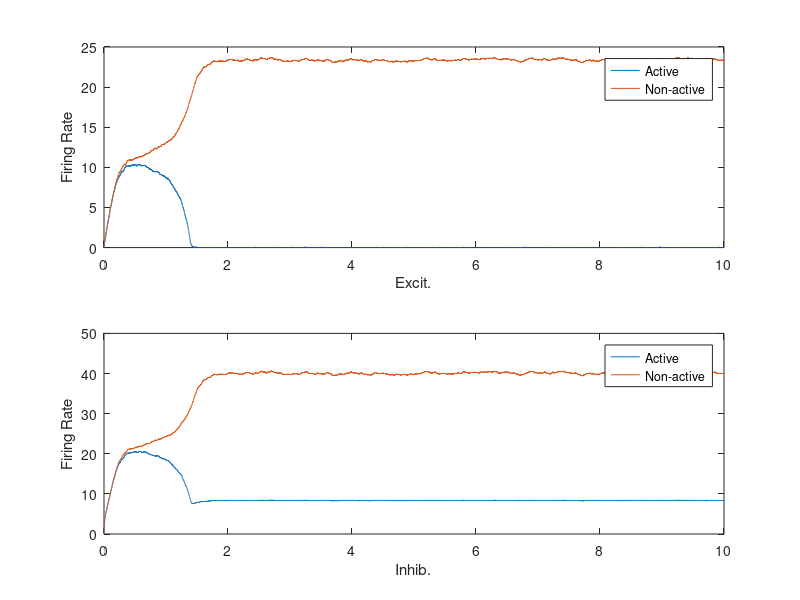

MATLAB code to generate this figure: (Note: this script raises an error after producing the figure.)
% Network with N total inhibition-stabilized excitatory-inhibitory units. 
% M of those pairs we attempt to make "active", and N-M pairs we try to 
% suppress.

%In particular, this simulation displays bistability within a single 
%unit given a quadratic firing rate equation for the inhibitory units

%No WEIX cross connection
%No WIEX cross connection
%nonlinear inhibitory unit Firing rate
%linear excitatory unit Firing rate

clear
N = 2;              %Total excitatory-inhibitory firing rate unit pairs
M = 0;              %Total number of active excitatory-inhibitory firing rate unit pairs           

dt = 0.0001;        %Time step for simulation
tmax = 10;          %Duration of simulation
t = 0:dt:tmax;      %Simulation time vector
Nt = length(t);

taue = 0.010;       %Time constant for excitatory cells
taui = 0.010;       %Time constant for Inhibitory cells

Wee0 = 1.3;         %Excit.-Excit. connection strength
Wie0 = -0.2;        %Inhib.-Excit. connection strength
Wei0 = 2.9;         %Excit-Excit connection strength
Weix = 0.5;           %Excit.-Inhibitory Cross connection strength
Wiex = 0;
Wii0 = -1;          %Inhib-Inhib connection strength
noise = 1;
initial_fr = 20;    %Initial firing rate

%% Original values
% Wee0 = 1.5;         %Excit.-Excit. connection strength
% Wie0 = -0.4;        %Inhib.-Excit. connection strength
% Wei0 = 2.5;         %Excit-Excit connection strength
% Weix = 0.5;           %Excit.-Inhibitory Cross connection strength
% Wiex = 0;
% Wii0 = -1;  

I0e = 1;            %Excit. applied current
I0i = 17;           %Inhib. applied current

alpha_e = 1;        %Gain of excit. cells
alpha_i = 0.02;     %Gain of inhib. cells
rmax = 100;

%Connection Matricies
Wee = Wee0*eye(N);
Wie = (Wie0-Wiex)*eye(N) + Wiex*ones(N);
Wei = (Wei0-Weix)*eye(N) + Weix*ones(N);
Wii = Wii0*eye(N);

%Current Matricies
Ie = I0e*ones(N,1);
Ii = I0i*ones(N,1);

Wie_tilde = (-Wie0)/(1-Wii0);
I0i_tilde = I0i*Wie_tilde;
off_stable = Wee0 - 1 - Wie_tilde*(Wei0-Weix);
disp(off_stable)

%Rate Matricies
re = zeros(N,Nt);
ri = zeros(N,Nt);
re(1:M,1) = initial_fr;%50.3;
ri(1:M,1) = 0;

sigman = 0;
if noise
    sigman = 0.005/sqrt(dt);    % initial value is 0.01
end

%simulation
for i = 2:Nt
    Ie_tot = (Wee*re(:,i-1)+ Wie*ri(:,i-1) + Ie + sigman*randn(N,1));
    Ie_tot = max(Ie_tot,0);
    re(:,i) = re(:,i-1) + dt*(-eye(N)*re(:,i-1) + alpha_e*Ie_tot )/taue;
    Ii_tot = (Wei*re(:,i-1) + Wii*ri(:,i-1) + Ii + sigman*randn(N,1));
    Ii_tot = max(Ii_tot,0);
    ri(:,i) = ri(:,i-1) + dt*(-eye(N)*ri(:,i-1)+alpha_i*Ii_tot.^2 )/taui;
    
    re(:,i) = max(re(:,i),0);
    ri(:,i) = max(ri(:,i),0);
    re(:,i) = min(re(:,i),rmax);
    ri(:,i) = min(ri(:,i),rmax);

end

figure(1)
clf
subplot(2,1,1)
plot(t,re), legend("Active", "Non-active"), xlabel("Excit."), ylabel("Firing Rate")
subplot(2,1,2)
plot(t,ri), legend("Active","Non-active"), xlabel("Inhib."), ylabel("Firing Rate")


% add all subfolders of current directory into matlab session search
current_path = pwd;
addpath(genpath(current_path))

disp(is_bistable(N, M, re(:,ceil(0.5/dt:end))))
